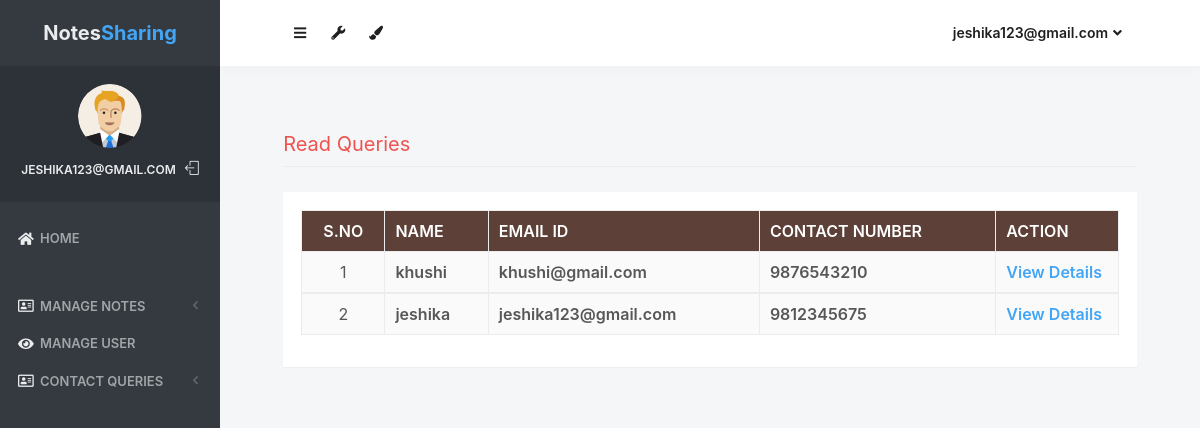
The page /read_queries/ (signed in) on the database its author committed.
### notes/models.py (models this page shows, shortened)
class Contact(models.Model):
    fullname = models.CharField(max_length=100, null=True)
    email = models.CharField(max_length=50, null=True)
    mobile = models.CharField(max_length=15, null=True)
    subject = models.CharField(max_length=100, null=True)
    message = models.CharField(max_length=300, null=True)
    msgdate = models.DateField(null=True)
    isread = models.CharField(max_length=10,null=True)

### notes/views.py (the view)
# urls.py: path('read_queries/', read_queries, name='read_queries'),
def read_queries(request):
    if not request.user.is_authenticated:
        return redirect('login_admin')
    contact = Contact.objects.filter(isread="yes")
    return render(request,'read_queries.html', locals())

### notes/templates/read_queries.html (shortened to what this page needs)
{% load static %}
<html lang="en" class="no-focus">
    <head>
        <link rel="stylesheet" href="{% static 'js/plugins/datatables/dataTables.bootstrap4.min.css' %}">
        <link rel="stylesheet" id="css-main" href="{% static 'css1/codebase.min.css' %}">
    </head>
    <body>
        <div id="page-container" class="sidebar-o sidebar-inverse side-scroll page-header-fixed main-content-narrow">
         {% include "sidebar.html" %}
            {% include "admin_nav.html" %}
            <main id="main-container">
                <div class="content">
                    <h2 class="content-heading text-danger">Read Queries</h2>
                    <div class="block">
                        <div class="block-content block-content-full">
                            <table class="table table-bordered table-striped table-vcenter js-dataTable-full-pagination">
                                <thead class="text-white" style="background-color : #5d4037;">
                                    <tr>
                                        <th class="text-center">S.No</th>
                                        <th class="d-none d-sm-table-cell">Name</th>
                                        <th class="d-none d-sm-table-cell">Email ID</th>
                                        <th class="d-none d-sm-table-cell">Contact Number</th>
                                        <th class="d-none d-sm-table-cell" style="width: 15%;">Action</th>
                                    </tr>
                                </thead>
                                {% for i in contact %}
                                <tbody>
                                    <tr>
                                        <td class="text-center">{{forloop.counter}}</td>
                                        <td class="font-w600">{{i.fullname}}</td>
                                        <td class="font-w600">{{i.email}}</td>
                                        <td class="font-w600">{{i.mobile}}</td>
                                        <td class="font-w600"><a href="{% url 'view_queries' i.id %}" class="text-primary">View Details</a></td>
                                    </tr>
                                        {% endfor %}
                                </tbody>
                            </table>
                        </div>
                    </div>
                </div>
            </main>
</div>
 <link rel="stylesheet" href="https://use.fontawesome.com/releases/v5.6.3/css/all.css">
    </body>
</html>

### notes/templates/sidebar.html (shortened to what this page needs)
{% load static %}
   <nav id="sidebar">
                <div id="sidebar-scroll">
                    <div class="sidebar-content">
                        <div class="content-header content-header-fullrow px-15">
                            <div class="content-header-section text-center align-parent sidebar-mini-hidden">
                                <div class="content-header-item">
                                    <a class="link-effect font-w700" href="{% url 'admin_home' %}">
                                           <span class="font-size-xl text-dual-primary-dark">Notes</span><span class="font-size-xl text-primary">Sharing</span>
                                    </a>
                                </div>
                            </div>
                        </div>
                        <div class="content-side content-side-full content-side-user px-10 align-parent">
                            <div class="sidebar-mini-hidden-b text-center">
                                <a class="img-link" href="{% url 'admin_home' %}">
                                    <img class="img-avatar" src="{% static 'img/avatars/user1.png' %}" alt="">
                                </a>
                                <ul class="list-inline mt-10">
                                    <li class="list-inline-item">
                                        <a class="link-effect text-dual-primary-dark font-size-xs font-w600 text-uppercase" href="{% url 'admin_home' %}">{{ request.user.username }}</a>
                                    </li>
                                    <li class="list-inline-item">
                                        <a class="link-effect text-dual-primary-dark" href="{% url 'logout' %}">
                                            <i class="si si-logout"></i>
                                        </a>
                                    </li>
                                </ul>
                            </div>
                        </div>
                        <div class="content-side content-side-full">
                            <ul class="nav-main">
                                <li class="open">
                                    <a href="{% url 'admin_home' %}"><i class="fas fa-home"></i><span class="sidebar-mini-hide">Home</span></a>
                                </li>
                                <li class="nav-main-heading"><span class="sidebar-mini-visible">UI</span></li>
                                <li>
                                    <a class="nav-submenu" data-toggle="nav-submenu"><i class="far fa-address-card"></i>Manage Notes</a>
                                </li>
                                <li>
                                    <a  href="{% url 'view_users' %}"><i class="fas fa-eye"></i><span class="sidebar-mini-hide">Manage User</span></a>
                                </li>
                                <li>
                                    <a class="nav-submenu" data-toggle="nav-submenu"><i class="far fa-address-card"></i>Contact Queries</a>
                                </li>
                           </ul>
                        </div>
                    </div>
                </div>
            </nav>

### notes/templates/admin_nav.html (shortened to what this page needs)
{% load static %}
            <header id="page-header">
                <div class="content-header">
                    <div class="content-header-section">
                        <button type="button" class="btn btn-circle btn-dual-secondary" data-toggle="layout" data-action="sidebar_toggle">
                            <i class="fa fa-navicon"></i>
                        </button>
                        <div class="btn-group" role="group">
                            <button type="button" class="btn btn-circle btn-dual-secondary" id="page-header-options-dropdown" data-toggle="dropdown" aria-haspopup="true" aria-expanded="false">
                                <i class="fa fa-wrench"></i>
                            </button>
                        </div>
                        <div class="btn-group" role="group">
                            <button type="button" class="btn btn-circle btn-dual-secondary" id="page-header-themes-dropdown" data-toggle="dropdown" aria-haspopup="true" aria-expanded="false">
                                <i class="fa fa-paint-brush"></i>
                            </button>
                        </div>
                    </div>
                    <div class="content-header-section">
                        <div class="btn-group" role="group">
                            <button type="button" class="btn btn-rounded btn-dual-secondary" id="page-header-user-dropdown" data-toggle="dropdown" aria-haspopup="true" aria-expanded="false">
                                {{ request.user.username}}<i class="fa fa-angle-down ml-5"></i>
                            </button>
                        </div>
                    </div>
                </div>
            </header>

### rows shown on the page
Contact: fullname "khushi", email "khushi@gmail.com", mobile "9876543210"
Contact: fullname "jeshika", email "jeshika123@gmail.com", mobile "9812345675"

### other values the page prints
{{ request.user.username }} "JESHIKA123@GMAIL.COM"
{{ request.user.username }} "jeshika123@gmail.com"
